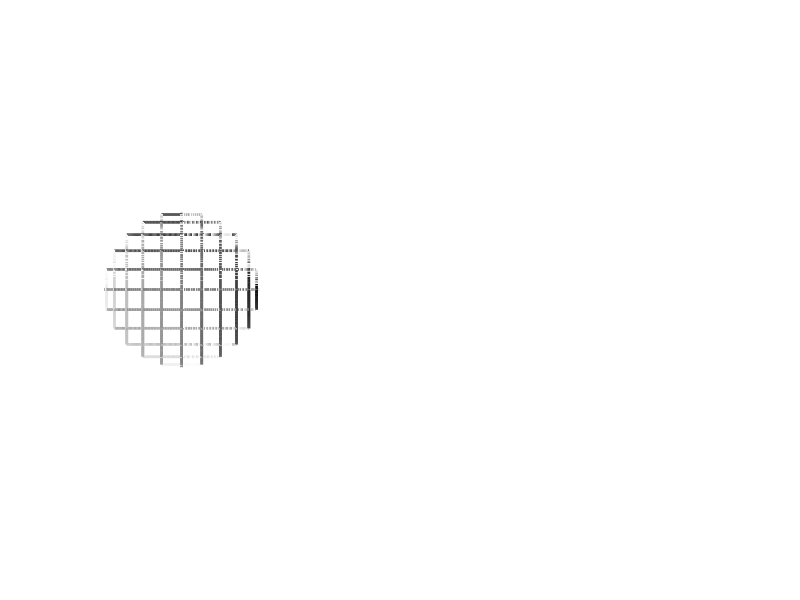

The MATLAB source for this figure: (Note: this script raises an error after producing the figure.)
function pa_doublepolar4
%% Initialization
close all
clear all
clc

plotdb;
plotsph;
plotpol;

for ii = 1:3
	subplot(1,3,ii)
	axis([-1.05 1.05 -1.05 1.05 -1.05 1.05]);
end

function plotpol
TH		= -180:15:180;
PH		= -0:90;

[TH,PH] = meshgrid(TH,PH);
TH		= pa_deg2rad(TH);
PH		= pa_deg2rad(PH);
R		= ones(size(TH));
[X,Y,Z] = sph2cart(TH,PH,R);
for jj = 3
	subplot(1,3,jj);
	hold on
	[m,n] = size(TH); % number of unique azimuths
	col = flipud(gray(n)); % a grayscale colormap
	for ii = 1:n
		plot3(X(:,ii),Y(:,ii),Z(:,ii),'k-','LineWidth',2,'Color',col(ii,:));
	end
	axis([-1 1 -1 1 -1 1]);
	axis square;
	axis off;
end

TH		= -180:180;
PH		= -0:15:90;
[TH,PH] = meshgrid(TH,PH);
TH		= pa_deg2rad(TH);
PH		= pa_deg2rad(PH);
R		= ones(size(TH));
[X,Y,Z] = sph2cart(TH,PH,R);
for jj = 3
	subplot(1,3,jj);
	hold on
	[m,n] = size(PH); % number of unique azimuths
	col = flipud(gray(m)); % a grayscale colormap
	for ii = 1:m
		plot3(X(ii,:),Y(ii,:),Z(ii,:),'k-','LineWidth',2,'Color',col(ii,:));
	end
	axis([-1 1 -1 1 -1 1]);
	axis square;
	axis off;
end
subplot(1,3,3)
view(180,90);


function plotsph
TH		= 0:15:180;
PH		= -90:90;

[TH,PH] = meshgrid(TH,PH);
TH		= pa_deg2rad(TH);
PH		= pa_deg2rad(PH);
R		= ones(size(TH));
[X,Y,Z] = sph2cart(TH,PH,R);
for jj = 2
	subplot(1,3,jj);
	hold on
	[m,n] = size(TH); % number of unique azimuths
	col = flipud(gray(n)); % a grayscale colormap
	for ii = 1:n
		plot3(X(:,ii),Y(:,ii),Z(:,ii),'k-','LineWidth',2,'Color',col(ii,:));
	end
	axis([-1 1 -1 1 -1 1]);
	axis square;
	axis off;
end

TH		= -180:180;
PH		= -90:15:90;
[TH,PH] = meshgrid(TH,PH);
TH		= pa_deg2rad(TH);
PH		= pa_deg2rad(PH);
R		= ones(size(TH));
[X,Y,Z] = sph2cart(TH,PH,R);
for jj = 2
	subplot(1,3,jj);
	hold on
	[m,n] = size(PH); % number of unique azimuths
	col = flipud(gray(m)); % a grayscale colormap
	for ii = 1:m
		plot3(X(ii,:),Y(ii,:),Z(ii,:),'k-','LineWidth',2,'Color',col(ii,:));
	end
	axis square;
	axis off;
end
subplot(1,3,2)
view(180,0);

function plotdb
%% Double-polar coordinates, start with iso-azimuth contours
AZ	= -90:15:90;
AZ	= AZ';
n	= 100; % number of elevations at AZ(ii)
EL	= NaN(length(AZ),n); % create lots of potential elevations
for ii = 1:length(AZ)
	mx = abs(round(abs(AZ(ii))-90));
	if mx>0
		y = linspace(-mx,mx,n);
	else
		y = zeros(1,n);
	end
	EL(ii,:) = y;
end
AZ		= repmat(AZ,1,n);
R		= 1;

%% Conversion
X       = R*sind(AZ); % Left-right
Y       = R*sind(EL); % Up-Down
signZ   = sign(cosd(AZ).*cosd(EL));
absZ    = abs(sqrt(R.^2-X.^2-Y.^2));
Z       = signZ .* absZ;

%% From the back to the front
% x,y,z scheme is rotated in Matlab, so we have to correct for this
X		= [X;fliplr(X)];
Y		= [Y;fliplr(Y)];
Z		= [Z;fliplr(-Z)];
AZ		= [AZ;fliplr(AZ)];
X		= X';
Y		= Y';
Z		= Z';
AZ		= AZ';

%% Graphics
for jj = 1
	subplot(1,3,jj);
	hold on
	uAZ = unique(AZ(:)); % unique azimuths
	nAZ = numel(uAZ); % number of unique azimuths
	col = flipud(gray(nAZ)); % a grayscale colormap
	for ii = 1:nAZ
		sel = AZ==uAZ(ii);
		plot3(X(sel),Y(sel),Z(sel),'k-','LineWidth',2,'Color',col(ii,:));
	end
	axis([-1 1 -1 1 -1 1]);
	axis square;
	axis off;
end


%% Double-polar coordinates, now iso-elevation contours
EL	= -90:15:90;
EL	= EL';
AZ	= NaN(length(EL),n);
for ii = 1:length(EL)
	mx = abs(round(abs(EL(ii))-90));
	if mx>0
		y = linspace(-mx,mx,n);
	else
		y = zeros(1,n);
	end
	AZ(ii,:) = y;
end
EL		= repmat(EL,1,n);
R		= 1;

%% Conversion
X       = R*sind(AZ); % Left-right
Y       = R*sind(EL); % Up-Down
signZ   = sign(cosd(AZ).*cosd(EL));
absZ    = abs(sqrt(R.^2-X.^2-Y.^2));
Z       = signZ .* absZ;

%% From the back to the front
X		= [X;fliplr(X)];
Y		= [Y;fliplr(Y)];
Z		= [Z;fliplr(-Z)];
EL		= [EL;fliplr(EL)];
% x,y,z scheme is rotated in Matlab, so we have to correct for this
X		= X';
Y		= Y';
Z		= Z';
EL		= EL';
[X,Y,Z] = pa_pitch(X(:),Y(:),Z(:),90); % just some rotation, see PANDA toolbox


%% Graphics
for jj = 1
subplot(1,3,jj);
% plot3([0 0],[0 0],[-1 1],'r:','LineWidth',2);
hold on
% % plot3([0 0],[0 0],[-1 1],'ro','LineWidth',2,'MarkerFaceColor','r');
% let's give a color-gradient to azimuth
uEL = unique(EL(:)); % unique azimuths
nEL = numel(uEL); % number of unique azimuths
col = gray(nEL); % a grayscale colormap
col = flipud(col);
for ii = 1:nEL
	sel = EL==uEL(ii);
	plot3(X(sel),Y(sel),Z(sel),'k-','LineWidth',2,'Color',col(ii,:));
end
axis square;
axis off;
end

subplot(1,3,1)
view(0,0);


function [X,Y,Z] = pa_pitch(X,Y,Z,Angle)
% [X,Y,Z] = PA_YAW(X,Y,Z,ROLL);
%
% Rotate YAW (deg) about the X-axis
%
% See also PA_YAW, PA_ROLL

% 2007 Marc van Wanrooij
% e-mail: marcvanwanrooij@neural-code.com

%% Initialization
% Compensate for Coordinate Definition
[mx,nx] = size(X);
[my,ny] = size(Y);
[mz,nz] = size(Z);

% Compensate for Coordinate Definition in Matlab
x = X(:);
y = -Z(:);
z = Y(:);


Angle = deg2rad(Angle);

%% Define Roll Rotation Matrix for 3D
R = [1 0          0           0;...
    0  cos(Angle) -sin(Angle) 0;...
    0  sin(Angle) cos(Angle)  0;...
    0  0          0           1];

%% Define Data Matrix
M = [x y z ones(size(x))]';

%% Matrix Multiply
M = R*M;

%% Revert
M = M';
X = M(:,1);
Y = M(:,3);
Z = -M(:,2);

% Reshape
X = reshape(X,mx,nx);
Y = reshape(Y,my,ny);
Z = reshape(Z,mz,nz);